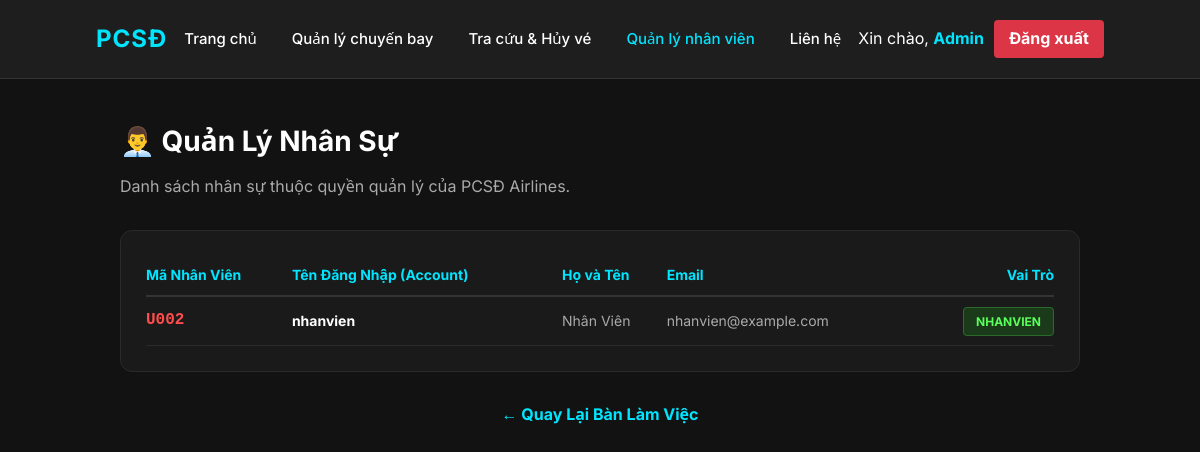
The page /admin/nhan-vien (signed in) on the database its author committed.
### app.py (models this page shows)
class User(db.Model):
    id = db.Column(db.String(20), primary_key=True)
    taiKhoan = db.Column(db.String(50), unique=True, nullable=False)
    matKhau = db.Column(db.String(100), nullable=False)
    hoTen = db.Column(db.String(100), nullable=False)
    email = db.Column(db.String(100))
    role = db.Column(db.String(20), default='khachhang')

### app.py (the view)
@app.route('/admin/nhan-vien')
def quan_ly_nhan_vien_route():
    if 'user_id' not in session or session.get('role') != 'admin':
        flash('Khu vực hạn chế: Chỉ dành riêng cho Quản trị viên tối cao!', 'danger')
        return redirect(url_for('home'))
    nhan_vien_list = User.query.filter_by(role='nhanvien').all()
    return render_template('quan_ly_nhan_vien.html', nhan_vien_list=nhan_vien_list)

### templates/quan_ly_nhan_vien.html
{% extends 'base.html' %}
{% block content %}
<main class="container" style="padding: 40px 20px; max-width: 1000px; margin: 0 auto">
    <h2 style="color: #ffffff; margin-bottom: 10px; font-size: 28px">👨‍💼 Quản Lý Nhân Sự</h2>
    <p style="color: #aaaaaa; margin-bottom: 30px">Danh sách nhân sự thuộc quyền quản lý của PCSĐ Airlines.</p>
    <div style="background-color: #1a1a1a; border: 1px solid #2a2a2a; border-radius: 12px; padding: 25px; color: #fff;">
        <table style="width: 100%; border-collapse: collapse; text-align: left;">
            <thead>
                <tr style="border-bottom: 2px solid #333; color: #00e5ff; font-size: 14px; height: 40px;">
                    <th>Mã Nhân Viên</th>
                    <th>Tên Đăng Nhập (Account)</th>
                    <th>Họ và Tên</th>
                    <th>Email</th>
                    <th style="text-align: right;">Vai Trò</th>
                </tr>
            </thead>
            <tbody>
                {% for nv in nhan_vien_list %}
                <tr style="border-bottom: 1px solid #2a2a2a; height: 50px; font-size: 14px;">
                    <td style="font-family: monospace; color: #ff4d4d; font-weight: bold; font-size: 16px;">{{ nv.id }}</td>
                    <td><strong style="color: #fff;">{{ nv.taiKhoan }}</strong></td>
                    <td style="color: #aaa;">{{ nv.hoTen }}</td>
                    <td style="color: #aaa;">{{ nv.email }}</td>
                    <td style="text-align: right;">
                        <span style="padding: 6px 12px; border-radius: 4px; font-size: 12px; font-weight: 700; background: #1a3a1a; color: #5aff5a; border: 1px solid #2a6a2a;">
                            {{ nv.role | upper }}
                        </span>
                    </td>
                </tr>
                {% else %}
                <tr>
                    <td colspan="5" style="text-align: center; color: #666; padding: 40px 0;">Hệ thống chưa có dữ liệu nhân viên.</td>
                </tr>
                {% endfor %}
            </tbody>
        </table>
    </div>
    <div style="text-align: center; margin-top: 30px;">
        <a href="/home" style="color: #00e5ff; text-decoration: none; font-weight: bold;">← Quay Lại Bàn Làm Việc</a>
    </div>
</main>
{% endblock %}

### css/style.css (style rules this page uses)
* { margin: 0; padding: 0; box-sizing: border-box; font-family: "Inter", "Segoe UI", Roboto, sans-serif; }
:root { --bg-body: #121212; --bg-card: #1e1e1e; --bg-input: #252525; --text-main: #ffffff; --text-sub: #a0a0a0; --accent-color: #00ebd4; --border-color: #333333; }
body { background-color: var(--bg-body); color: var(--text-main); line-height: 1.6; overflow-x: hidden; }

### templates/base.html (style rules this page uses)
*, input, select, textarea, button, .form-group, .form-group input, .auth-box input, .search-form input { -webkit-tap-highlight-color: transparent !important; }

### rows shown on the page
User: id "U002", taiKhoan "nhanvien", hoTen "Nhân Viên", email "nhanvien@example.com", role "NHANVIEN"

### other values the page prints
{{ session.get('hoTen') }} "Admin"
